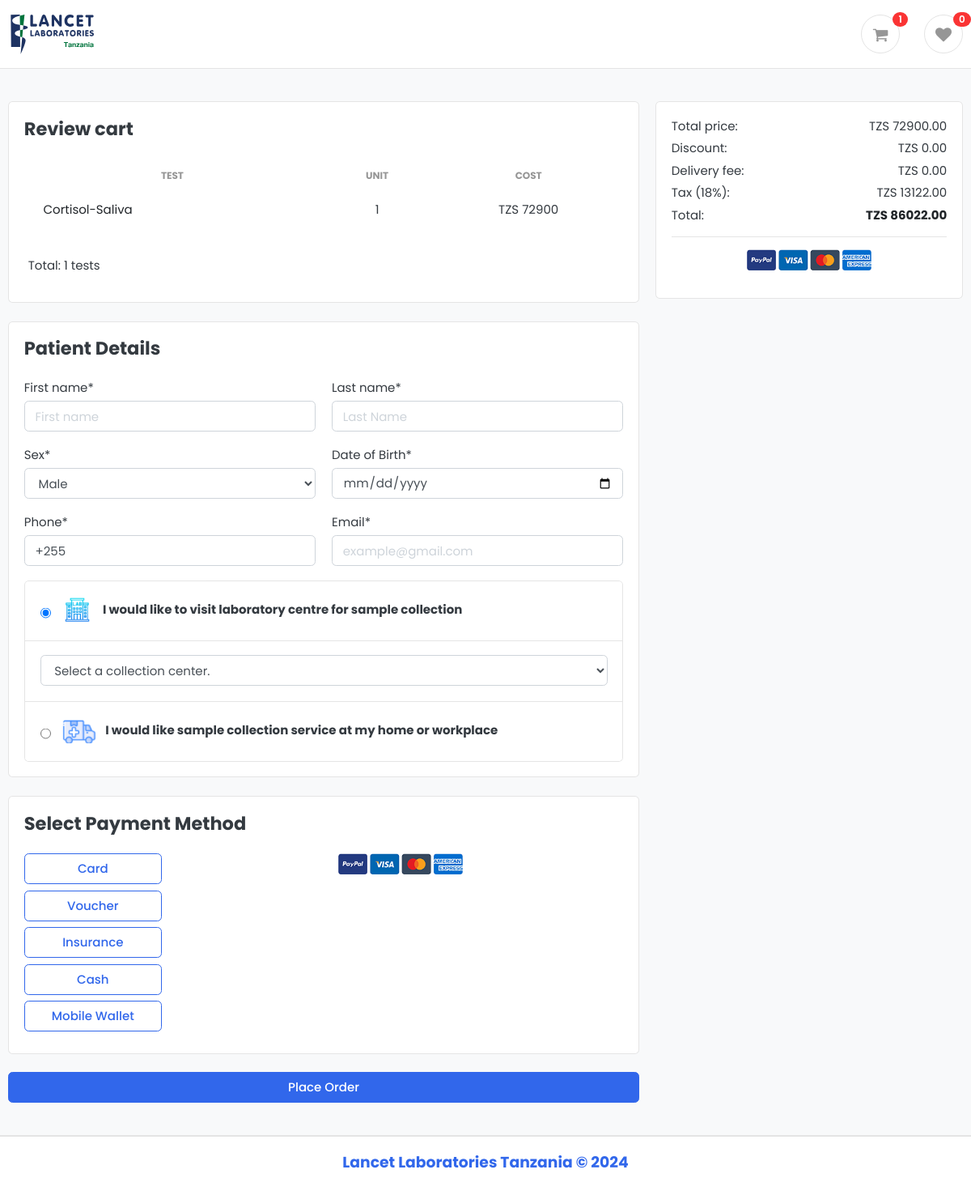
/request/checkout, run on the app's committed database.
### request/models.py (models this page shows, shortened)
class Request(models.Model):
    user = models.ForeignKey(User, on_delete=models.CASCADE, null=True, blank=True)
    anynomous_user = models.CharField(max_length=200, null=True, blank=True)
    test = models.ForeignKey(Test, on_delete=models.CASCADE)
    unit = models.IntegerField(default=1)
    created_at = models.DateTimeField(auto_now_add=True)
    updated_at = models.DateTimeField(auto_now=True)
    def get_sub_total(self):
        sub_total = 0
        if self.user:
            for obj in self.user.request_set.all():
                sub_total += obj.unit * obj.test.tz_std_tariff
        else:
            for obj in Request.objects.filter(anynomous_user=self.anynomous_user):
                sub_total += obj.unit * obj.test.tz_std_tariff
        return "{:.2f}".format(sub_total)
    def get_price(self):
        return self.unit * self.test.tz_std_tariff

### main/models.py (models this page shows, shortened)
class Test(models.Model):
    organization = models.ForeignKey(Organization, on_delete=models.CASCADE)
    name = models.CharField(max_length=100)
    billing_code = models.CharField(max_length=100)
    tz_std_tariff = models.IntegerField(default=0)
    sample_type = models.CharField(max_length=100)
    tat = models.CharField(max_length=100)
    tat_unit = models.CharField(max_length=100)
    available = models.BooleanField(default=True)
    created_at = models.DateTimeField(auto_now_add=True)
    updated_at = models.DateTimeField(auto_now=True)

### request/views.py (the view)
# urls.py: path("checkout", views.checkout, name="checkout"),
def checkout(request):
    if request.user.is_authenticated:
        requests = Request.objects.filter(user=request.user)
    else:
        key = request.session.session_key
        if not key:
            request.session.create()
            key = request.session.session_key
        requests = Request.objects.filter(anynomous_user=key)
    services = Service.objects.all()
    context = {
        'request': requests,
        'service': services
    }
    return render(request, "request/place-order.html", context)

### main/context_processors.py (called while the page is built)
def orgs(request):
    orgs = Organization.objects.all()[:50]
    return {'orgs': orgs}

### templates/request/place-order.html (shortened to what this page needs)
{% extends "include/base.html" %}
{% load static %}
{% block content %}
    <section class="section-content padding-y bg">
        <div class="container">
            <div class="row">
                <form class="col-md-8" action="{% url 'create-checkout-session' %}" method="POST">
                    <article class="card mb-4">
                        <div class="card-body">
                            <h4 class="card-title mb-4">Review cart</h4>
                            <div class="row">
                                {% if request %}
                                    <table class="table table-borderless table-shopping-cart">
                                        <thead class="text-muted">
                                        <tr class="small text-uppercase">
                                            <th scope="col" class="text-center">Test</th>
                                            <th style="white-space:nowrap" class="text-center" scope="col" width="120">
                                                Unit
                                            </th>
                                            <th style="white-space:nowrap" scope="col" class="text-center">Cost</th>
                                        </tr>
                                        </thead>
                                        <tbody>
                                        {% for test in request %}
                                            <tr data-test-id="{{ test.id }}">
                                                <td>
                                                    <figure class="itemside align-items-center">
                                                        <figcaption class="info">
                                                            <a href="#" class="title text-dark text-center">
                                                                {{ test.test.name }}
                                                            </a>
                                                        </figcaption>
                                                    </figure>
                                                </td>
                                                <td class="text-center">
                                                    {{ test.unit }}
                                                </td>
                                                <td class="text-center">
                                                    TZS <span id="amount{{ test.test.id }}">{{ test.get_price }}</span>
                                                </td>
                                            </tr>
                                        {% endfor %}
                                        </tbody>
                                    </table>
                                    <div class="p-3 pt-0">
                                        Total: {{ request|length }} tests
                                    </div>
                                {% else %}
                                    <div class="p-3" role="alert">
                                        No tests in the request
                                    </div>
                                {% endif %}
                            </div>
                        </div>
                    </article>
                    <article class="card mb-4">
                        <div class="card-body">
                            <h4 class="card-title mb-4">Patient Details</h4>
                            <div class="row">
                                <div class="form-group col-sm-6">
                                    <label>First name*</label>
                                    <input required name="first_name" type="text" placeholder="First name"
                                           class="form-control">
                                </div>
                                <div class="form-group col-sm-6">
                                    <label>Last name*</label>
                                    <input required name="last_name" type="text" placeholder="Last Name"
                                           class="form-control">
                                </div>
                                <div class="form-group col-sm-6">
                                    <label>Sex*</label>
                                    <select name="gender" class="form-control" id="" required>
                                        <option value="male">Male</option>
                                    </select>
                                </div>
                                <div class="form-group col-sm-6">
                                    <label>Date of Birth*</label>
                                    <input required name="date_of_birth" type="date" placeholder="Type here"
                                           class="form-control" id="dob">
                                </div>
                                <div class="form-group col-sm-6">
                                    <label>Phone*</label>
                                    <input required name="mobile" type="text" value="+255" class="form-control">
                                </div>
                                <div class="form-group col-sm-6">
                                    <label>Email*</label>
                                    <input required name="email" type="email" placeholder="example@gmail.com"
                                           class="form-control">
                                </div>
                            </div>
                            <article class="accordion" id="accordion_pay">
                                <div class="card">
                                    <header class="card-header">
                                        <label class="form-check collapsed" data-toggle="collapse"
                                               data-target="#collection_center">
                                            <input class="form-check-input center-y" name="delivery-option" checked
                                                   type="radio"
                                                   value="collection-center">
                                            <h6 class="form-check-label">
                                                <img src="{% static 'images/icons/lab.PNG' %}"
                                                     style="height: 40px; width: auto" alt="">
                                                I would like to visit laboratory centre for sample collection
                                            </h6>
                                        </label>
                                    </header>
                                    <div id="collection_center" class="collapse show" data-parent="#accordion_pay">
                                        <div class="card-body">
                                            <select class="form-control" name="collection-center" id="center">
                                                <option value="" disabled selected>Select a collection center.</option>
                                            </select>
                                        </div>
                                    </div>
                                </div>
                                <div class="card">
                                    <header class="card-header">
                                        <label class="form-check" data-toggle="collapse" data-target="#collection_home">
                                            <input class="form-check-input center-y" name="delivery-option" type="radio"
                                                   value="collection-home">
                                            <h6 class="form-check-label"><img
                                                    src="{% static 'images/icons/ambulance.PNG' %}"
                                                    style="height: 40px; width: auto" alt=""> I would like sample
                                                collection service at my home or workplace</h6>
                                        </label>
                                    </header>
                                </div>
                            </article>
                        </div>
                    </article>
                    <article class="card mb-4">
                        <div class="card-body">
                            <h4 class="card-title mb-4">Select Payment Method</h4>
                            <div class="row">
                                <div class="col-3 d-flex flex-column">
                                    <button type="button" class="btn btn-outline-primary mb-2 payment-method-btn" data-method="card">Card</button>
                                    <button type="button" class="btn btn-outline-primary mb-2 payment-method-btn" data-method="voucher">Voucher</button>
                                    <button type="button" class="btn btn-outline-primary mb-2 payment-method-btn" data-method="insurance" id="insurance_btn">Insurance</button>
                                    <button type="button" class="btn btn-outline-primary mb-2 payment-method-btn" data-method="cash">Cash</button>
                                    <button type="button" class="btn btn-outline-primary mb-2 payment-method-btn" data-method="mobile_wallet">Mobile Wallet</button>
                                </div>
                                <div class="col-9">
                                    <p class="text-center mb-3">
                                        <img src="{% static 'images/misc/payments.png' %}" height="26">
                                    </p>
                                </div>
                            </div>
                        </div>
                    </article>
                    <button class="btn btn-primary btn-block" id="place_order"> Place Order</button>
                </form>
                <aside class="col-md-4">
                    <div class="card sticky-top">
                        <div class="card-body">
                            <dl class="dlist-align">
                                <dt>Total price:</dt>
                                <dd class="text-right" id="total"> TZS {{ request.first.get_sub_total }}</dd>
                            </dl>
                            <dl class="dlist-align">
                                <dt>Discount:</dt>
                                <dd class="text-right" id="discount"> TZS 00</dd>
                            </dl>
                            <dl class="dlist-align">
                                <dt>Delivery fee:</dt>
                                <dd class="text-right" id="d_fee">TZS 00</dd>
                            </dl>
                            <dl class="dlist-align">
                                <dt>Tax (18%):</dt>
                                <dd class="text-right" id="tax">TZS 00</dd>
                            </dl>
                            <dl class="dlist-align">
                                <dt>Total:</dt>
                                <dd class="text-right text-dark b">
                                    <strong id="total_price">TZS {{ request.first.get_sub_total }} </strong></dd>
                            </dl>
                            <hr>
                            <p class="text-center mb-3">
                                <img src="{% static 'images/misc/payments.png' %}" height="26">
                            </p>
                        </div>
                    </div>
                </aside>
            </div>
        </div>
    </section>
{% endblock %}

### static/css/ui.css (style rules this page uses)
html { font-family: "Inter", sans-serif; font-size: 15px; }
.center-y { top: 50%; position: absolute; transform: translateY(-50%); }
.padding-y { padding-top: 40px; padding-bottom: 40px; }
figure { margin-bottom: 0; }
article:after, .form-group:after { display: block; clear: both; content: ""; }
.bg { background-color: #f8f9fa; }
.b { font-weight: 600; }
p:last-child { margin-bottom: 0; }
.itemside { position: relative; display: flex; width: 100%; }
.itemside .info { padding-left: 15px; padding-right: 7px; }
.itemside .title { display: block; margin-bottom: 5px; color: #212529; }
[class*=dlist-] { margin-bottom: 5px; }
[class*=dlist-] dd { margin-bottom: 0; }
.dlist-align { display: flex; }
.dlist-align dt { width: 150px; word-wrap: break-word; font-weight: normal; }
.dlist-align dd { flex-grow: 1; }
.card-header .form-check { margin-bottom: 0; padding-top: 5px; padding-bottom: 5px; }
.table-shopping-cart.table td, .table-shopping-cart.table th { padding-left: 1.25rem; padding-right: 1.25rem; }

### static/css/custom.css (style rules this page uses)
* { font-family: "Poppins", sans-serif; }

### templates/request/place-order.html (style rules this page uses)
.payment-method-btn { transition: all 0.3s ease; font-weight: 500; }

### data on the page
Request: test.name "Cortisol-Saliva", unit "1", get_price "72900"

### other printed values
{{ request_count }} "1"
{{ favorite_count }} "0"
{{ request|length }} "1"
